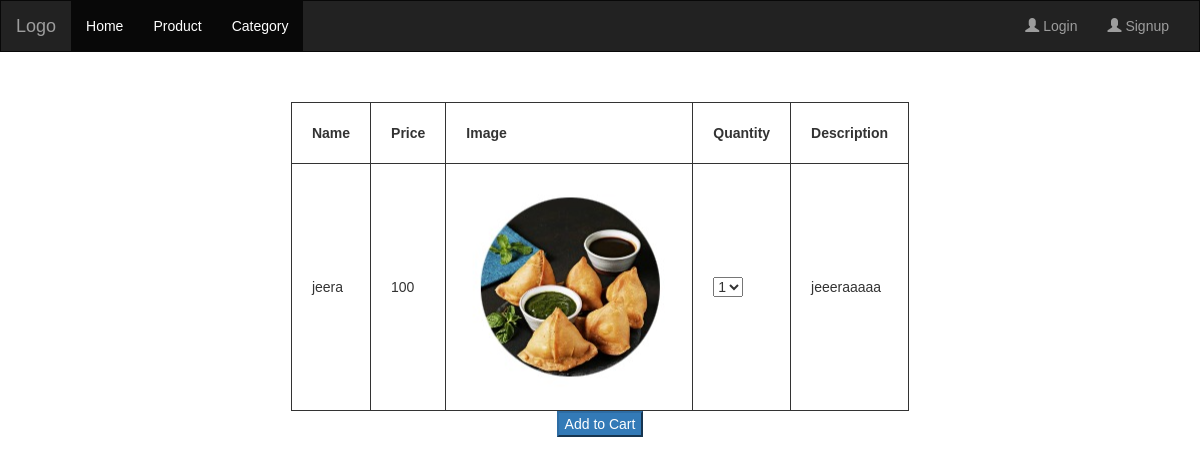
Screenshot of /ok/2 with the database file from the repository.
### AdminApp/models.py (models this page shows)
class Ingredients(models.Model):
    item_name=models.CharField(max_length=30)
    price=models.CharField(max_length=50)
    sale_price=models.CharField(max_length=50)
    image=models.ImageField(default='abc.jpg',upload_to='Images')
    description=models.CharField(max_length=2000)
    quantity=models.IntegerField()
    class Meta:
        db_table="Ingredients"

### UserApp/views.py (the view)
# urls.py: path('ok/<did>',views.ok),
def ok(request,did):
    prod=Ingredients.objects.get(id=did)
    return render(request,"ok.html",{"prod":prod})

### UserApp/templates/ok.html (shortened to what this page needs)
{% extends "homepage.html" %}
{% block content %}
<!DOCTYPE html>
<html lang="en">
<head>
</head>
<body>
    <center>
<form method="post" action="/cart">
    <table>
        <thead>
        <tr>
            <th>Name</th>
            <th>Price</th>
            <th>Image</th>
            <th>Quantity</th>
            <th>Description</th>
        </tr>
    </thead>
        <tbody>
        <tr>
            <td>{{prod.item_name}}</td>
            <td>{{prod.price}}</td>
            <td><img src="{{prod.image.url}}"/></td>
            <td><select name="qty">
                <option>1</option>
            </select></td>
            <td>{{prod.description}}</td>
        </tr>
    </tbody>
    </table>
    <button type="submit" class="btn-primary">Add to Cart</button>
</form>
</center>
</body>
</html>
{% endblock %}

### UserApp/static/ok.css (style rules this page uses)
* { box-sizing: border-box; }
body { font-family: Verdana, sans-serif; }
img { vertical-align: middle; }

### UserApp/static/frame.css (style rules this page uses)
*, *::before, *::after { box-sizing: border-box; }

### UserApp/templates/homepage.html (style rules this page uses)
* { box-sizing: border-box; }
body { font-family: Verdana, sans-serif; }
img { vertical-align: middle; }

### UserApp/templates/ok.html (style rules this page uses)
th { border: 1px,solid; padding: 20px; }
td { border: 1px solid; padding: 20px; }

### rows the page displays
Ingredients: item_name "jeera", price "100", image (picture), description "jeeeraaaaa"
